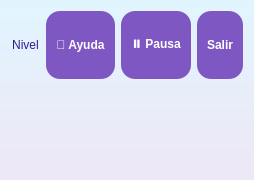
<?xml version="1.0" encoding="UTF-8"?>
<ui version="4.0">
 <class>Form</class>
 <widget class="QWidget" name="Form">
  <property name="geometry">
   <rect>
    <x>0</x>
    <y>0</y>
    <width>254</width>
    <height>179</height>
   </rect>
  </property>
  <property name="styleSheet">
   <string notr="true">#Form{background:qlineargradient(x1:0,y1:0,x2:0,y2:1,stop:0 #E1F5FE,stop:1 #EDE7F6);}
QWidget{color:#311B92;}
QLabel{background:transparent;}
QFrame{background:transparent;}
QPushButton{background:#7E57C2;color:white;border-radius:14px;padding:10px;min-height:48px;font-weight:bold;}
QPushButton:hover{background:#673AB7;}
QPushButton:disabled{background:#D1C4E9;color:#7a7a9a;}
QLineEdit,QComboBox,QSpinBox{background:white;padding:6px;border:2px solid #81D4FA;border-radius:8px;}
QTableWidget{background:white;gridline-color:#B3E5FC;}
QHeaderView::section{background:#B39DDB;color:white;padding:6px;font-weight:bold;}</string>
  </property>
  <layout class="QVBoxLayout" name="v">
   <item>
    <layout class="QHBoxLayout" name="h1">
     <item>
      <widget class="QLabel" name="lblInfo">
       <property name="text">
        <string>Nivel</string>
       </property>
       <property name="alignment">
        <set>Qt::AlignCenter</set>
       </property>
       <property name="wordWrap">
        <bool>true</bool>
       </property>
      </widget>
     </item>
     <item>
      <widget class="QPushButton" name="btnAyuda">
       <property name="text">
        <string>💡 Ayuda</string>
       </property>
      </widget>
     </item>
     <item>
      <widget class="QPushButton" name="btnPausa">
       <property name="text">
        <string>⏸ Pausa</string>
       </property>
      </widget>
     </item>
     <item>
      <widget class="QPushButton" name="btnSalir">
       <property name="text">
        <string>Salir</string>
       </property>
      </widget>
     </item>
    </layout>
   </item>
   <item>
    <widget class="QLabel" name="lblConsigna">
     <property name="styleSheet">
      <string>font-size:26pt;font-weight:bold;</string>
     </property>
     <property name="text">
      <string/>
     </property>
     <property name="alignment">
      <set>Qt::AlignCenter</set>
     </property>
     <property name="wordWrap">
      <bool>true</bool>
     </property>
    </widget>
   </item>
   <item>
    <widget class="QLabel" name="lblMensaje">
     <property name="text">
      <string/>
     </property>
     <property name="alignment">
      <set>Qt::AlignCenter</set>
     </property>
     <property name="wordWrap">
      <bool>true</bool>
     </property>
    </widget>
   </item>
   <item>
    <widget class="QFrame" name="frameTablero">
     <property name="sizePolicy">
      <sizepolicy hsizetype="Expanding" vsizetype="Expanding">
       <horstretch>0</horstretch>
       <verstretch>1</verstretch>
      </sizepolicy>
     </property>
     <layout class="QGridLayout" name="frameTableroLay"/>
    </widget>
   </item>
  </layout>
 </widget>
 <resources/>
 <connections/>
</ui>
